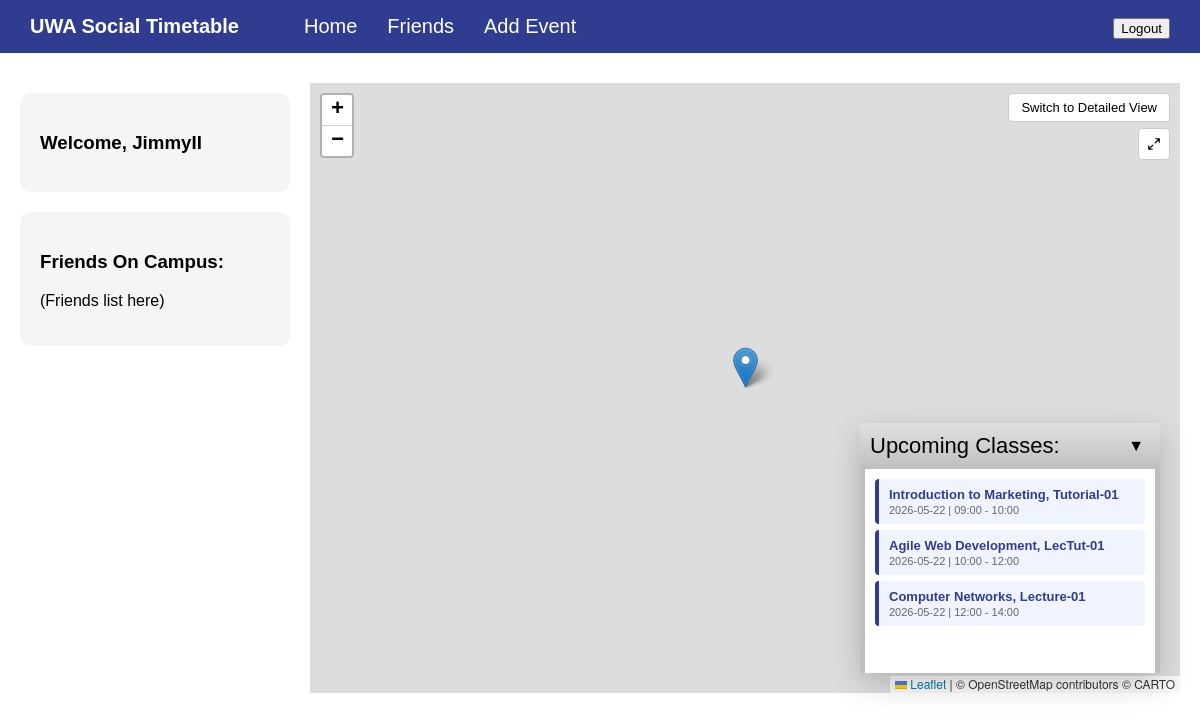
The page / (signed in) on the database its author committed.
### models.py (models this page shows)
class User(Base):
    __tablename__ = "users"
    user_id = Column(Integer, primary_key=True, autoincrement=True)
    username = Column(String(15), nullable=False, unique=True)
    nickname = Column(String(20))
    email = Column(String(100), unique=True)
    password_hash =  Column(Text, nullable=False)
    timetable_link = Column(Text)

class Event(Base):
    __tablename__ = "events"
    event_id = Column(Integer, primary_key=True, autoincrement=True)
    user_id = Column(Integer, ForeignKey('users.user_id'), nullable=False)
    event_name = Column(Text)
    location = Column(Text)
    day = Column(String(10))
    date = Column(Text)
    start_time = Column(Text)
    end_time = Column(Text)

### app.py (the view, shortened to what this page needs)
@app.route('/')
def index():
    if g.current_user is None:
        session.pop('user_id', None)
        return redirect('/signin')
    db = Session()
    try:
        user = db.query(User).filter(User.user_id == session['user_id']).first()
        all_events = db.query(Event).filter(Event.user_id == session['user_id']).order_by(Event.date, Event.start_time).all()
        events = []
        today = date.today()
        tomorrow = today + timedelta(days=1)
        time_now = datetime.now().strftime("%H:%M")
        for e in all_events:
            if not e.date:
                continue
            event_date = date.fromisoformat(e.date)
            if event_date == today and e.start_time >= time_now:
                events.append(e)
            elif event_date == tomorrow:
                events.append(e)
    finally:
        db.close()
    return render_template("index.html", events=events, username=g.current_user["nickname"] or g.current_user["username"])

### auth.py (called while the page is built)
@auth_bp.before_app_request
def load_current_user():
    g.current_user = None
    user_id = session.get("user_id")
    if not user_id:
        return
    db = Session()
    try:
        user = db.get(User, user_id)
        if user is None:
            session.pop("user_id", None)
            return
        g.current_user = {
            "user_id": user.user_id,
            "username": user.username,
            "nickname": user.nickname,
            "email": user.email,
        }
    finally:
        db.close()

### templates/index.html (shortened to what this page needs)
<!doctype html>
<html lang="en">
  <head>
    <link rel="stylesheet" href="{{ url_for('static', filename='index.css') }}" />
    <link rel="stylesheet" href="https://unpkg.com/leaflet@1.9.4/dist/leaflet.css" />
  </head>
  <body>
    <nav class="navbar">
      <div class="nav-group">
        <div class="nav-left">UWA Social Timetable</div>
        <div class="nav-center">
          <a href="/">Home</a>
          <a href="/friends">Friends</a>
          <a href="/add-event">Add Event</a>
        </div>
      </div>
      <div class="nav-right">
        <form class="logout-form" method="post" action="/logout">
          <button class="logout-btn" type="submit">Logout</button>
        </form>
      </div>
    </nav>
    <div class="main-container">
      <div class="sidebar">
        <div class="card welcome">
          <h3>Welcome, {{ username }}</h3>
        </div>
        <div class="card friends">
          <h3>Friends On Campus:</h3>
          <p>(Friends list here)</p>
        </div>
      </div>
      <div class="map-section">
        <div class="map-box">
          <div id="map" style="width:100%; height:100%;"></div>
          <button id="styleToggle"></button>
          <button id="fullscreenToggle" title="Enter fullscreen">⛶</button>
          <div class="upcoming">
            <div class="upcoming-header">
              <span>Upcoming Classes:</span>
              <button class="toggle-btn">▼</button>
            </div>
            <div class="upcoming-content">
              {% for event in events %}
              <div class="event-item">
                <span class="event-name">{{ event.event_name }}</span>
                <span class="event-details">{{ event.date }} | {{ event.start_time }} - {{ event.end_time }}</span>
              </div>
              {% endfor %}
            </div>
          </div>
        </div>
      </div>
    </div>
  </body>
</html>

### static/index.css (style rules this page uses)
body { margin: 0; font-family: Arial, sans-serif; }
.navbar { display: flex; align-items: center; width: 100%; padding: 0px 30px; box-sizing: border-box; background-color: #2f3c8f; }
.navbar a { color: white; text-decoration: none; padding: 15px 15px; transition: background-color 0.2s; }
.nav-left, .nav-center, .nav-right { color: white; font-size: 20px; }
.nav-group { display: flex; align-items: center; gap: 50px; }
.nav-center { display: flex; }
.nav-left { font-weight: bold; }
.nav-right { margin-left: auto; }
.main-container { display: flex; padding: 20px; gap: 20px; }
.sidebar { width: 270px; display: flex; flex-direction: column; gap: 20px; margin-top: 20px; }
.card { background: #f5f5f5; padding: 20px; border-radius: 10px; }
.map-section { flex: 1; margin-top: 10px; }
.map-box { position: relative; height: 610px; background: #ddd; display: flex; align-items: center; justify-content: center; font-size: 24px; }
.upcoming { position: absolute; bottom: 20px; right: 20px; width: 300px; overflow: hidden; box-shadow: 0 10px 30px rgba(0, 0, 0, 0.2); height: 250px; z-index: 1000; }
.upcoming-header { background-color: #ccc; padding: 10px; display: flex; justify-content: space-between; align-items: center; font-size: 22px; background: linear-gradient(to bottom, #e0e0e0, #bfbfbf); }
.toggle-btn { background: none; border: none; cursor: pointer; font-size: 16px; }
.upcoming-content { background-color: white; padding: 10px; border: 5px solid #bfbfbf; border-top: none; overflow-y: auto; height: 195px; }
.event-item { display: flex; flex-direction: column; padding: 8px 10px; margin-bottom: 6px; background-color: #f0f4ff; border-left: 4px solid #2f3c8f; border-radius: 4px; }
.event-name { font-size: 13px; font-weight: bold; color: #2f3c8f; }
.event-details { font-size: 11px; color: #666; margin-top: 2px; }
#styleToggle { position: absolute; top: 10px; right: 10px; z-index: 1000; padding: 6px 12px; background: white; border: 1px solid #ccc; border-radius: 4px; cursor: pointer; font-size: 13px; }
#fullscreenToggle { position: absolute; top: 45px; right: 10px; z-index: 1000; padding: 6px 8px; background: white; border: 1px solid #ccc; border-radius: 4px; cursor: pointer; font-size: 16px; width: 32px; height: 32px; display: flex; align-items: center; justify-content: center; }

### rows shown on the page
User: username "JimmyII"
Event: event_name "Introduction to Marketing, Tutorial-01", date "2026-05-22", start_time "09:00", end_time "10:00"
Event: event_name "Agile Web Development, LecTut-01", date "2026-05-22", start_time "10:00", end_time "12:00"
Event: event_name "Computer Networks, Lecture-01", date "2026-05-22", start_time "12:00", end_time "14:00"
